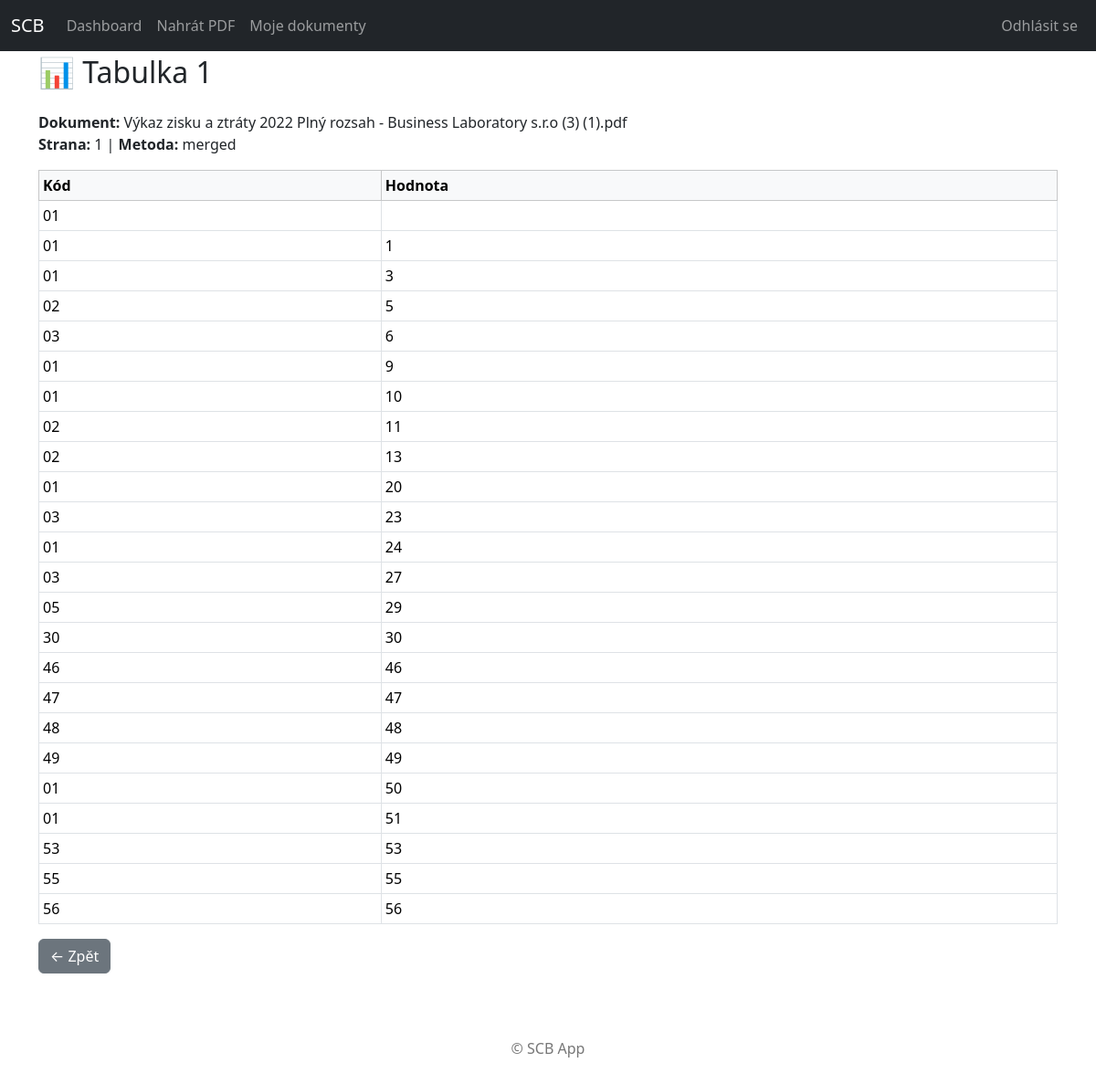
The page /ingestion/table/8/ (signed in) on the database its author committed.
### ingestion/models.py (models this page shows, shortened)
class ExtractedTable(models.Model):
    document = models.ForeignKey(
        Document,
        on_delete=models.CASCADE,
        related_name="tables",
    )
    page_number = models.PositiveIntegerField(default=1)
    table_index = models.PositiveIntegerField(default=1)
    method = models.CharField(max_length=50, default="merged")
    columns = models.JSONField(default=list)
    meta = models.JSONField(default=dict, blank=True)
    created_at = models.DateTimeField(auto_now_add=True)
    class Meta:
        indexes = [
            models.Index(fields=["document", "page_number"]),
        ]

class Document(models.Model):
    DOC_TYPES = [
        ("balance", "Rozvaha / Balance sheet"),
        ("income", "Výsledovka / Income statement"),
    ]
    owner = models.ForeignKey(
        settings.AUTH_USER_MODEL,
        on_delete=models.CASCADE,
        related_name="documents",
    )
    file = models.FileField(upload_to="documents/%Y/%m/%d/")
    original_filename = models.CharField(max_length=255)
    uploaded_at = models.DateTimeField(default=timezone.now, db_index=True)
    year = models.PositiveIntegerField(null=True, blank=True, db_index=True)
    doc_type = models.CharField(max_length=20, choices=DOC_TYPES, db_index=True)
    notes = models.TextField(null=True, blank=True)

class ExtractedRow(models.Model):
    table = models.ForeignKey(
        ExtractedTable,
        on_delete=models.CASCADE,
        related_name="rows",
    )
    code = models.CharField(max_length=50, null=True, blank=True, db_index=True)
    label = models.CharField(max_length=255, null=True, blank=True, db_index=True)
    value = models.FloatField(null=True, blank=True, db_index=True)
    section = models.CharField(max_length=50, null=True, blank=True, db_index=True)
    raw_data = models.JSONField(default=dict)
    created_at = models.DateTimeField(auto_now_add=True)
    class Meta:
        indexes = [
            models.Index(fields=["code"]),
            models.Index(fields=["label"]),
            models.Index(fields=["section"]),
            models.Index(fields=["value"]),
        ]

### ingestion/views.py (the view)
# urls.py: path("table/<int:table_id>/", views.table_detail, name="table_detail"),
@login_required(login_url="/login/")
def table_detail(request: HttpRequest, table_id: int) -> HttpResponse:
    table = get_object_or_404(ExtractedTable, id=table_id, document__owner=request.user)
    return render(request, "ingestion/table_detail.html", {"table": table})

### templates/ingestion/table_detail.html (shortened to what this page needs)
{% extends "base.html" %}
{% block content %}
<h2 class="mb-4">📊 Tabulka {{ table.table_index }}</h2>
<p>
  <strong>Dokument:</strong> {{ table.document.original_filename }}<br>
  <strong>Strana:</strong> {{ table.page_number }} | <strong>Metoda:</strong> {{ table.method }}
</p>
<table class="table table-bordered table-sm">
  <thead class="table-light">
    <tr>
      <th>Kód</th>
      <th>Hodnota</th>
    </tr>
  </thead>
  <tbody>
    {% for row in table.rows.all %}
    <tr>
      <td>{{ row.code }}</td>
      <td>{{ row.value|floatformat:0 }}</td>
    </tr>
    {% empty %}
    <tr>
      <td colspan="2" class="text-center">Žádné řádky</td>
    </tr>
    {% endfor %}
  </tbody>
</table>
<a href="{% url 'ingestion:document_detail' table.document.id %}" class="btn btn-secondary">← Zpět</a>
{% endblock %}

### templates/base.html (style rules this page uses)
body { padding-top: 60px; }

### rows shown on the page
ExtractedTable: table_index "1", document.original_filename "Výkaz zisku a ztráty 2022 Plný rozsah - Business Laboratory s.r.o (3) (1).pdf", page_number "1", method "merged"
ExtractedRow: code "01"
ExtractedRow: code "01", value "1"
ExtractedRow: code "01", value "3"
ExtractedRow: code "02", value "5"
ExtractedRow: code "03", value "6"
ExtractedRow: code "01", value "9"
ExtractedRow: code "01", value "10"
ExtractedRow: code "02", value "11"
ExtractedRow: code "02", value "13"
ExtractedRow: code "01", value "20"
ExtractedRow: code "03", value "23"
ExtractedRow: code "01", value "24"
ExtractedRow: code "03", value "27"
ExtractedRow: code "05", value "29"
ExtractedRow: code "30", value "30"
ExtractedRow: code "46", value "46"
ExtractedRow: code "47", value "47"
ExtractedRow: code "48", value "48"
ExtractedRow: code "49", value "49"
ExtractedRow: code "01", value "50"
ExtractedRow: code "01", value "51"
ExtractedRow: code "53", value "53"
ExtractedRow: code "55", value "55"
ExtractedRow: code "56", value "56"
